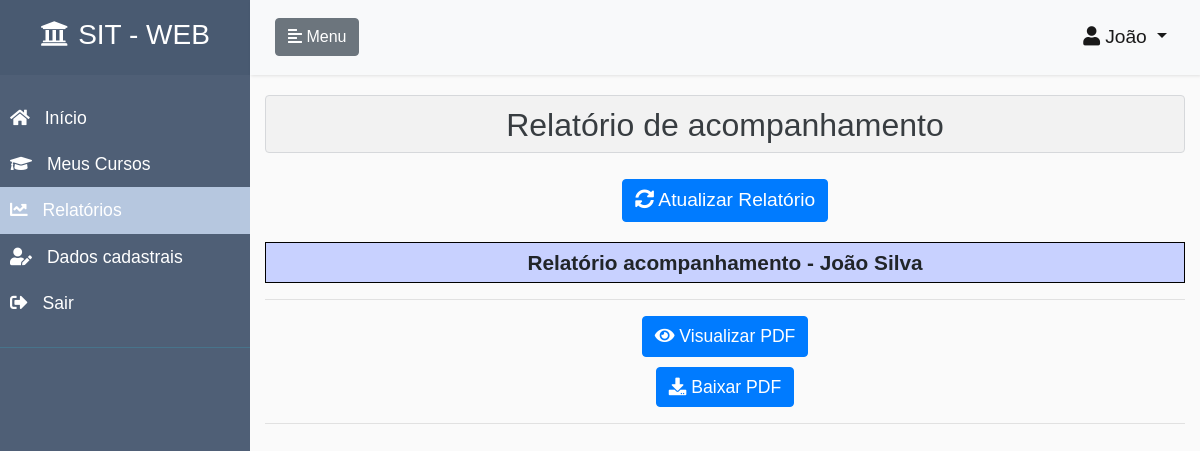
The page /relatorio-acompanhamento/ (signed in) on the database as committed earlier.
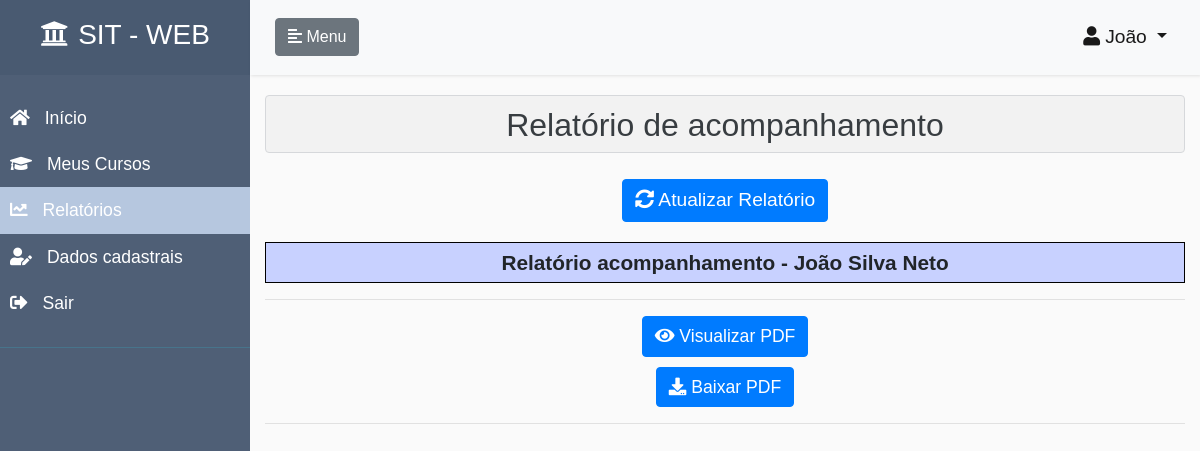
The same page on the database as committed later.
### accounts/models.py (models this page shows, shortened)
class CustomUser(AbstractUser):
    ALUNO = 1
    INSTRUTOR = 2
    PERFIS = (
        (ALUNO, 'Aluno'),
        (INSTRUTOR, 'Instrutor')
    )
    email = models.EmailField(unique=True)
    perfil = models.PositiveSmallIntegerField(
        choices=PERFIS,
        null=True,
        blank=True
    )
    REQUIRED_FIELDS = []
    USERNAME_FIELD = 'email'
    def tem_perfil_aluno(self):
        if self.perfil == self.ALUNO:
            return True
        return False
    def tem_perfil_instrutor(self):
        if self.perfil == self.INSTRUTOR:
            return True
        return False
    def tem_perfil_administrador(self):
        return self.is_staff

### core/views.py (the view)
# urls.py: path('relatorio-acompanhamento/',           relatorioAcompanhamentoView,                    name='relatorio-acompanhamento'),
@login_required
def relatorioAcompanhamentoView(request):
    perfil_aluno = False
    perfil_instrutor = False
    perfil_administrador = False
    if request.user.tem_perfil_aluno():
        perfil_aluno = True
    if request.user.tem_perfil_administrador():
        perfil_administrador = True
    if request.user.tem_perfil_instrutor():
        perfil_instrutor = True
    lista_inscricoes = []
    if perfil_administrador or perfil_instrutor:
        if perfil_administrador == True:
            usuarios = CustomUser.objects.filter(perfil=1).order_by('first_name')
        else:
            usuarios_ids = Inscricao.objects.filter(
                curso__usuario=request.user,
            ).values_list('usuario_id')
            usuarios = CustomUser.objects.filter(id__in=usuarios_ids)
        usuario = None
        inscricoes = None
        usuario_id = request.GET.get('usuario')
        if usuario_id is not None:
            try:
                if perfil_administrador:
                    usuario = CustomUser.objects.get(pk=usuario_id)
                    inscricoes = Inscricao.objects.filter(usuario=usuario)
                else:
                    usuario = usuarios.filter(id=usuario_id)[0]
                    inscricoes = Inscricao.objects.filter(
                        usuario=usuario,
                        curso__usuario=request.user
                    )
            except:
                usuario = None
        nao_tem_usuarios = False
        if len(usuarios) == 0:
            nao_tem_usuarios = True
        nao_tem_inscricoes = False
        if usuario is not None:
            if inscricoes is None:
                nao_tem_inscricoes = True
            elif len(inscricoes) == 0:
                nao_tem_inscricoes = True
        if inscricoes is not None:
            for inscricao in inscricoes:
                dict_inscricao = {}
                dict_inscricao['inscricao'] = inscricao
                usuario_questionarios = UsuarioQuestionario.objects.filter(
                    usuario=inscricao.usuario,
                    questionario__unidade__curso=inscricao.curso
                )
                if usuario_questionarios.count() > 0:
                    dict_inscricao['usuario_questionarios'] = usuario_questionarios
                else:
                    dict_inscricao['usuario_questionarios'] = None
                lista_inscricoes.append(dict_inscricao)
        if request.is_ajax():
            return render(
                request,
                'core/relatorio-conteudo.html',
                {
                    'usuario': usuario,
                    'inscricoes': inscricoes,
                    'arquivo': False,
                    'nao_tem_usuarios': nao_tem_usuarios,
                    'nao_tem_inscricoes': nao_tem_inscricoes,
                    'perfil_aluno': perfil_aluno,
                    'perfil_administrador': perfil_administrador,
                    'perfil_instrutor': perfil_instrutor,
                    'menu_inicio': False,
                    'menu_meus_cursos': False,
                    'menu_cadastros': False,
                    'menu_relatorios': True,
                    'menu_usuarios': False,
                    'menu_dados_cadastrais': False,
                }
            )
        else:
            return render(
                request,
                'core/relatorio-acompanhamento.html',
                {
                    'usuarios': usuarios,
                    'usuario': usuario,
                    'inscricoes': inscricoes,
                    'lista_inscricoes': lista_inscricoes,
                    'arquivo': False,
                    'nao_tem_usuarios': nao_tem_usuarios,
                    'nao_tem_inscricoes': nao_tem_inscricoes,
                    'perfil_aluno': perfil_aluno,
                    'perfil_administrador': perfil_administrador,
                    'perfil_instrutor': perfil_instrutor,
                    'menu_inicio': False,
                    'menu_meus_cursos': False,
                    'menu_cadastros': False,
                    'menu_relatorios': True,
                    'menu_usuarios': False,
                    'menu_dados_cadastrais': False,
                }
            )
    else:
        if perfil_aluno:
            inscricoes = Inscricao.objects.filter(usuario=request.user)
            nao_tem_usuarios = False
            nao_tem_inscricoes = False
            if len(inscricoes) == 0:
                nao_tem_inscricoes = True
            return render(
                request,
                'core/relatorio-acompanhamento.html',
                {
                    'usuarios': None,
                    'usuario': request.user,
                    'inscricoes': inscricoes,
                    'arquivo': False,
                    'nao_tem_usuarios': nao_tem_usuarios,
                    'nao_tem_inscricoes': nao_tem_inscricoes,
                    'perfil_aluno': perfil_aluno,
                    'perfil_administrador': perfil_administrador,
                    'perfil_instrutor': perfil_instrutor,
                    'menu_inicio': False,
                    'menu_meus_cursos': False,
                    'menu_cadastros': False,
                    'menu_relatorios': True,
                    'menu_usuarios': False,
                    'menu_dados_cadastrais': False,
                }
            )
            pass
        else:
            return trata_usuario_sem_permissao(request)

### core/templates/core/relatorio-acompanhamento.html (shortened to what this page needs)
{% extends 'pagina-inicial.html' %}
{% block content_page %}
    <div class="alert alert-secondary" role="alert" style="background-color: rgba(0,0,0,.03); padding: 0;">
        <h2 class="text-center" style="margin-top: 10px;">Relatório de acompanhamento</h2>
    </div>
    {% if perfil_administrador == True or perfil_instrutor == True %}
        {% if nao_tem_usuarios == False %}
            <div class="container">
                <div class="form-group">
                    <label for="select-alunos">Selecione um aluno:</label>
                    <select class="form-control" id="select-alunos" name="alunos" title="Selecione aqui um aluno para gerar seu relatório de acompanhamento">
                        {% for user in usuarios %}
                            {% if usuario != None and usuario.id == user.id %}
                                <option value="{{ user.id }}" selected="selected">{{ user.get_full_name }}</option>
                            {% else %}
                                <option value="{{ user.id }}">{{ user.get_full_name }}</option>
                            {% endif %}
                        {% endfor %}
                    </select>
                </div>
            </div>
            <hr/>
            <div class="btn-toolbar justify-content-between" role="toolbar" aria-label="Toolbar with button groups">
                <div class="col text-center" style="margin-top: 10px; margin-bottom: 20px; padding: 0;">
                  <span class="btn btn-primary" id="enviar" role="button" style="font-size: 1.2rem; cursor: pointer;"  onclick="geraRelatorio()" title="Gera relatório na página">
                      Gerar Relatório
                      <i class="fas fa-share-square"></i>
                  </span>
                </div>
            </div>
            <hr/>
        {% else %}
            <h5 class="text-center" style="margin-top: 20px;">Sem usuários para geração de relatório</h5>
        {% endif %}
    {% else %}
    <div class="btn-toolbar justify-content-between" role="toolbar" aria-label="Toolbar with button groups">
        <div class="col text-center" style="margin-top: 10px; margin-bottom: 20px; padding: 0;">
          <a class="btn btn-primary" href="/relatorio-acompanhamento/" style="font-size: 1.2rem; cursor: pointer;" title="Atualiza relatório na página">
              <i class="fas fa-sync-alt"></i>
              Atualizar Relatório
          </a>
        </div>
    </div>
    {% endif %}
    {% include  'core/relatorio-conteudo.html' %}
{% endblock %}

### templates/pagina-inicial.html (shortened to what the changed rows need)
{% extends  'base.html' %}
{% load static %}
{% load crispy_forms_tags %}
{% block head %}
    <link rel="stylesheet" href="{% static 'css/styles.css' %}">
{% endblock %}
{% block body %}
<body>
    <div class="wrapper">
        <div id="content" class="container-fluid" style="padding-top: 0; padding-left: 0; padding-right: 0;">
            <nav class="navbar navbar-expand-lg navbar-light bg-light">
                <div class="container-fluid">
                    <div class="collapse navbar-collapse" id="navbarSupportedContent">
                        <ul class="navbar-nav ml-auto">
                              <li class="nav-item active dropdown">
                                <a class="nav-link dropdown-toggle" href="#" id="navbarDropdownMenuLink" data-toggle="dropdown" aria-haspopup="true" aria-expanded="false" style="font-size: 1.2rem;">
                                  <i class="fas fa-user class-icon icone-usuario"></i>{{ user.first_name }}
                                </a>
                              </li>
                        </ul>
                    </div>
                </div>
            </nav>
            <div class="container-fluid">
                {% block content_page %}{% endblock %}
            </div>
        </div>
    </div>
</body>
{% endblock %}

### core/templates/core/relatorio-conteudo.html (shortened to what this page needs)
<div class="conteudo-relatorio-container">
    {% if usuario != None %}
        {% if nao_tem_usuarios == False and nao_tem_inscricoes == False %}
            <div style="overflow-x:auto;">
                <table>
                    <tr>
                        <th class="titulo-relatorio" colspan="6">Relatório acompanhamento - {{ usuario.get_full_name }}</th>
                    </tr>
                </table>
            </div>
            {% if arquivo == False %}
                <hr/>
                <div class="container">
                    <div class="row">
                        <div class="col-sm-12">
                            <div class="text-center">
                                <div class="offset-sm-4 col-sm-4 text-center" id="botao-anterior-container" style="margin-bottom: 10px; padding: 0;">
                                      <a class="btn btn-primary" role="button" style="font-size: 1.1rem;"  href="/relatorio-usuario/{{ usuario.id }}" title="Abre página com a visualização do PDF do relatório">
                                          <i class="fas fa-eye"></i>
                                          Visualizar PDF
                                      </a>
                                </div>
                                <div class="offset-sm-4 col-sm-4 text-center" id="botao-proximo-container" style="margin-bottom: 0px; padding: 0;">
                                      <a class="btn btn-primary" role="button" style="font-size: 1.1rem;"  href="/relatorio-usuario/{{ usuario.id }}?download=download" title="Realiza download do arquivo PDF do relatório">
                                          <i class="fas fa-download"></i>
                                          Baixar PDF
                                      </a>
                                </div>
                            </div>
                        </div>
                    </div>
                </div>
                <hr/>
            {% endif %}
        {% else %}
            {% if nao_tem_usuarios == False %}
                <h5 class="text-center" style="margin-top: 20px;">Sem dados para geração de relatório</h5>
            {% endif %}
        {% endif %}
    {% endif %}
</div>

Rows that differ between the two databases and show on the page:
changed CustomUser "João": get_full_name "João Silva" → "João Silva Neto"
